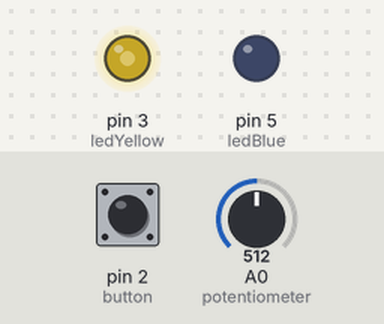
The sketch below on a simulated Arduino Uno, built with avr-gcc and run on an emulated ATmega328P. Parts: output pins drawn as LEDs (lit = HIGH). Inputs (shaded band) come from the test bench; at power-on: A0 (potentiometer) = 512, pin 2 (button) HIGH.

Above: at 1.2 s.
1.3 s: A0 (potentiometer) set to 716
At 2.6 s:
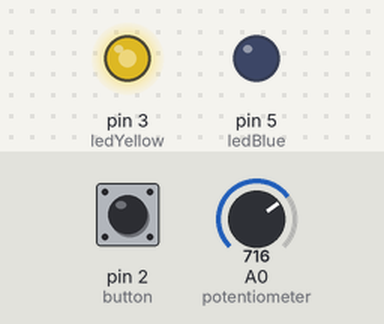
2.9 s: pin 2 (button) pulled LOW for 0.4 s
At 3.32 s:
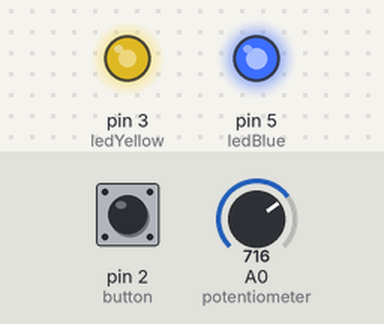
5.0 s: A0 (potentiometer) set to 900
At 6.2 s:
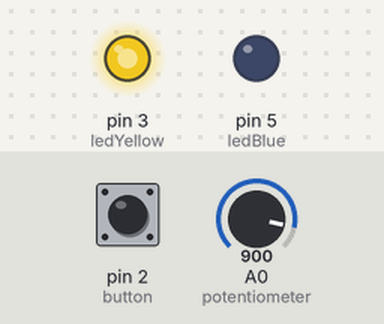
6.7 s: pin 2 (button) pulled LOW for 1 s
At 7.5 s:
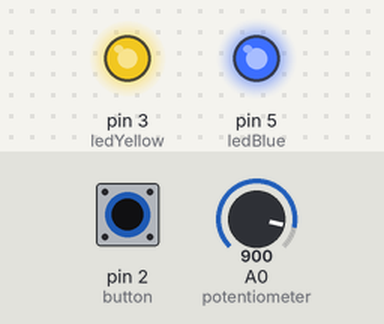
9.2 s: A0 (potentiometer) set to 122
At 10.6 s:
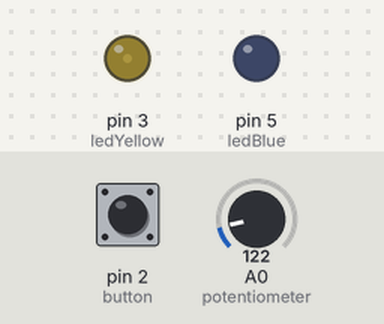
10.9 s: pin 2 (button) pulled LOW for 0.4 s
At 11.38 s:
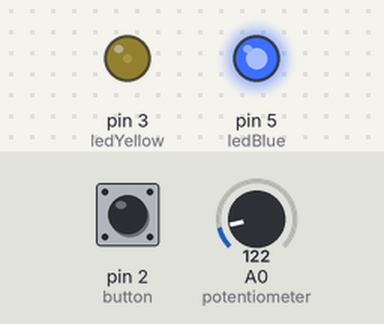
Timing chart, 0 to 13.9 s (numbered marks = the images above; inputs shaded):
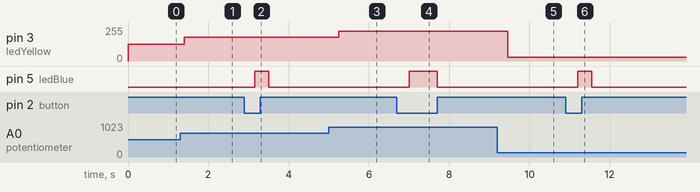

The sketch:

Project_Led-Button-Potentiometer.ino
```cpp
/*#1 mini-project
Credits: AlexMAIM
*/

#define potentiometer A0
const int button =2;
const int ledYellow = 3;
const int ledBlue = 5;
int buttonState,potentiometerValue,brightnessLedYellow;
void setup()
{
  pinMode(ledBlue,OUTPUT);
  pinMode(ledYellow,OUTPUT);
  pinMode(button,INPUT_PULLUP);
}
void loop()
{
  buttonState=digitalRead(button);
  potentiometerValue=analogRead(potentiometer);
  brightnessLedYellow=map(potentiometerValue,0,1023,0,255);
  if(!buttonState)
  {
   digitalWrite(ledBlue,HIGH);
  }
  else
  {
    digitalWrite(ledBlue,LOW);
  }
  analogWrite(ledYellow,brightnessLedYellow);
  delay(350);
}
```

Measured:
- after the input at 1.3 s, pin 3 (ledYellow): 127/255 → 178/255 after 0.10 s
- after the input at 2.9 s, pin 5 (ledBlue): LOW → HIGH after 0.25 s, → LOW 0.35 s later
- after the input at 5.0 s, pin 3 (ledYellow): 178/255 → 224/255 after 0.25 s
- after the input at 6.7 s, pin 5 (ledBlue): LOW → HIGH after 0.30 s, → LOW 0.70 s later
- after the input at 9.2 s, pin 3 (ledYellow): 224/255 → 30/255 after 0.26 s
- after the input at 10.9 s, pin 5 (ledBlue): LOW → HIGH after 0.31 s, → LOW 0.35 s later
